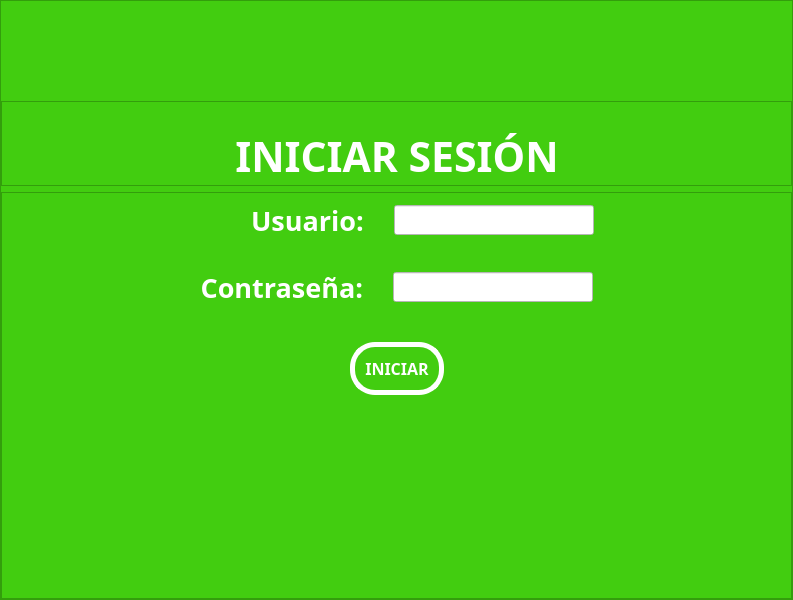
<?xml version="1.0" encoding="UTF-8"?>
<ui version="4.0">
 <class>MainWindow</class>
 <widget class="QMainWindow" name="MainWindow">
  <property name="geometry">
   <rect>
    <x>0</x>
    <y>0</y>
    <width>793</width>
    <height>600</height>
   </rect>
  </property>
  <property name="windowTitle">
   <string>MainWindow</string>
  </property>
  <widget class="QWidget" name="centralwidget">
   <layout class="QHBoxLayout" name="horizontalLayout">
    <property name="leftMargin">
     <number>0</number>
    </property>
    <property name="topMargin">
     <number>0</number>
    </property>
    <property name="rightMargin">
     <number>0</number>
    </property>
    <property name="bottomMargin">
     <number>0</number>
    </property>
    <item>
     <widget class="QFrame" name="frame_principal">
      <property name="styleSheet">
       <string notr="true">background-color: #42cd10;</string>
      </property>
      <property name="frameShape">
       <enum>QFrame::StyledPanel</enum>
      </property>
      <property name="frameShadow">
       <enum>QFrame::Raised</enum>
      </property>
      <layout class="QHBoxLayout" name="horizontalLayout_2">
       <property name="leftMargin">
        <number>0</number>
       </property>
       <property name="topMargin">
        <number>0</number>
       </property>
       <property name="rightMargin">
        <number>0</number>
       </property>
       <property name="bottomMargin">
        <number>0</number>
       </property>
       <item>
        <layout class="QVBoxLayout" name="verticalLayout" stretch="0,1,9">
         <item>
          <spacer name="verticalSpacer_4">
           <property name="orientation">
            <enum>Qt::Vertical</enum>
           </property>
           <property name="sizeHint" stdset="0">
            <size>
             <width>20</width>
             <height>100</height>
            </size>
           </property>
          </spacer>
         </item>
         <item>
          <widget class="QFrame" name="frame">
           <property name="frameShape">
            <enum>QFrame::StyledPanel</enum>
           </property>
           <property name="frameShadow">
            <enum>QFrame::Raised</enum>
           </property>
           <layout class="QHBoxLayout" name="horizontalLayout_5">
            <property name="leftMargin">
             <number>0</number>
            </property>
            <property name="topMargin">
             <number>0</number>
            </property>
            <property name="rightMargin">
             <number>0</number>
            </property>
            <property name="bottomMargin">
             <number>0</number>
            </property>
            <item>
             <layout class="QVBoxLayout" name="verticalLayout_2">
              <item>
               <layout class="QHBoxLayout" name="horizontalLayout_3">
                <item>
                 <spacer name="horizontalSpacer">
                  <property name="orientation">
                   <enum>Qt::Horizontal</enum>
                  </property>
                  <property name="sizeHint" stdset="0">
                   <size>
                    <width>40</width>
                    <height>20</height>
                   </size>
                  </property>
                 </spacer>
                </item>
                <item>
                 <widget class="QLabel" name="label">
                  <property name="minimumSize">
                   <size>
                    <width>20</width>
                    <height>0</height>
                   </size>
                  </property>
                  <property name="maximumSize">
                   <size>
                    <width>200</width>
                    <height>16777215</height>
                   </size>
                  </property>
                  <property name="text">
                   <string/>
                  </property>
                  <property name="pixmap">
                   <pixmap>../../Downloads/images-removebg-preview.png</pixmap>
                  </property>
                  <property name="alignment">
                   <set>Qt::AlignCenter</set>
                  </property>
                 </widget>
                </item>
                <item>
                 <spacer name="horizontalSpacer_2">
                  <property name="orientation">
                   <enum>Qt::Horizontal</enum>
                  </property>
                  <property name="sizeType">
                   <enum>QSizePolicy::MinimumExpanding</enum>
                  </property>
                  <property name="sizeHint" stdset="0">
                   <size>
                    <width>40</width>
                    <height>20</height>
                   </size>
                  </property>
                 </spacer>
                </item>
               </layout>
              </item>
              <item>
               <layout class="QHBoxLayout" name="horizontalLayout_4">
                <item>
                 <spacer name="horizontalSpacer_3">
                  <property name="orientation">
                   <enum>Qt::Horizontal</enum>
                  </property>
                  <property name="sizeHint" stdset="0">
                   <size>
                    <width>40</width>
                    <height>20</height>
                   </size>
                  </property>
                 </spacer>
                </item>
                <item>
                 <widget class="QLabel" name="label_2">
                  <property name="font">
                   <font>
                    <family>Arial Black</family>
                    <pointsize>31</pointsize>
                    <weight>75</weight>
                    <bold>true</bold>
                   </font>
                  </property>
                  <property name="styleSheet">
                   <string notr="true">color: #FFFFFF; </string>
                  </property>
                  <property name="text">
                   <string>INICIAR SESIÓN</string>
                  </property>
                  <property name="alignment">
                   <set>Qt::AlignCenter</set>
                  </property>
                 </widget>
                </item>
                <item>
                 <spacer name="horizontalSpacer_4">
                  <property name="orientation">
                   <enum>Qt::Horizontal</enum>
                  </property>
                  <property name="sizeType">
                   <enum>QSizePolicy::MinimumExpanding</enum>
                  </property>
                  <property name="sizeHint" stdset="0">
                   <size>
                    <width>30</width>
                    <height>20</height>
                   </size>
                  </property>
                 </spacer>
                </item>
               </layout>
              </item>
             </layout>
            </item>
           </layout>
          </widget>
         </item>
         <item>
          <widget class="QFrame" name="frame_2">
           <property name="frameShape">
            <enum>QFrame::StyledPanel</enum>
           </property>
           <property name="frameShadow">
            <enum>QFrame::Raised</enum>
           </property>
           <layout class="QVBoxLayout" name="verticalLayout_7">
            <item>
             <layout class="QVBoxLayout" name="verticalLayout_6" stretch="4,6">
              <item>
               <layout class="QVBoxLayout" name="verticalLayout_4">
                <item>
                 <layout class="QHBoxLayout" name="horizontalLayout_8">
                  <property name="spacing">
                   <number>0</number>
                  </property>
                  <item>
                   <layout class="QVBoxLayout" name="verticalLayout_3">
                    <property name="spacing">
                     <number>30</number>
                    </property>
                    <item>
                     <layout class="QHBoxLayout" name="horizontalLayout_6">
                      <item>
                       <spacer name="horizontalSpacer_5">
                        <property name="orientation">
                         <enum>Qt::Horizontal</enum>
                        </property>
                        <property name="sizeType">
                         <enum>QSizePolicy::MinimumExpanding</enum>
                        </property>
                        <property name="sizeHint" stdset="0">
                         <size>
                          <width>240</width>
                          <height>20</height>
                         </size>
                        </property>
                       </spacer>
                      </item>
                      <item>
                       <widget class="QLabel" name="label_3">
                        <property name="maximumSize">
                         <size>
                          <width>120</width>
                          <height>16777215</height>
                         </size>
                        </property>
                        <property name="font">
                         <font>
                          <family>Arial Black</family>
                          <pointsize>20</pointsize>
                          <weight>75</weight>
                          <bold>true</bold>
                         </font>
                        </property>
                        <property name="styleSheet">
                         <string notr="true">color: #FFFFFF; </string>
                        </property>
                        <property name="text">
                         <string>Usuario:</string>
                        </property>
                       </widget>
                      </item>
                      <item>
                       <widget class="QLineEdit" name="lineEdit">
                        <property name="enabled">
                         <bool>true</bool>
                        </property>
                        <property name="minimumSize">
                         <size>
                          <width>200</width>
                          <height>30</height>
                         </size>
                        </property>
                        <property name="maximumSize">
                         <size>
                          <width>250</width>
                          <height>16777215</height>
                         </size>
                        </property>
                        <property name="styleSheet">
                         <string notr="true">background-color: #FFFFFF;</string>
                        </property>
                       </widget>
                      </item>
                      <item>
                       <spacer name="horizontalSpacer_7">
                        <property name="orientation">
                         <enum>Qt::Horizontal</enum>
                        </property>
                        <property name="sizeType">
                         <enum>QSizePolicy::Expanding</enum>
                        </property>
                        <property name="sizeHint" stdset="0">
                         <size>
                          <width>180</width>
                          <height>20</height>
                         </size>
                        </property>
                       </spacer>
                      </item>
                     </layout>
                    </item>
                    <item>
                     <layout class="QHBoxLayout" name="horizontalLayout_7">
                      <item>
                       <spacer name="horizontalSpacer_6">
                        <property name="orientation">
                         <enum>Qt::Horizontal</enum>
                        </property>
                        <property name="sizeHint" stdset="0">
                         <size>
                          <width>40</width>
                          <height>20</height>
                         </size>
                        </property>
                       </spacer>
                      </item>
                      <item>
                       <widget class="QLabel" name="label_4">
                        <property name="minimumSize">
                         <size>
                          <width>50</width>
                          <height>0</height>
                         </size>
                        </property>
                        <property name="maximumSize">
                         <size>
                          <width>180</width>
                          <height>16777215</height>
                         </size>
                        </property>
                        <property name="font">
                         <font>
                          <family>Arial Black</family>
                          <pointsize>20</pointsize>
                          <weight>75</weight>
                          <bold>true</bold>
                         </font>
                        </property>
                        <property name="styleSheet">
                         <string notr="true">color: #FFFFFF; </string>
                        </property>
                        <property name="text">
                         <string>Contraseña:</string>
                        </property>
                        <property name="alignment">
                         <set>Qt::AlignRight|Qt::AlignTrailing|Qt::AlignVCenter</set>
                        </property>
                       </widget>
                      </item>
                      <item>
                       <widget class="QLineEdit" name="lineEdit_2">
                        <property name="minimumSize">
                         <size>
                          <width>200</width>
                          <height>30</height>
                         </size>
                        </property>
                        <property name="maximumSize">
                         <size>
                          <width>250</width>
                          <height>16777215</height>
                         </size>
                        </property>
                        <property name="styleSheet">
                         <string notr="true">background-color: #FFFFFF;</string>
                        </property>
                       </widget>
                      </item>
                      <item>
                       <spacer name="horizontalSpacer_8">
                        <property name="orientation">
                         <enum>Qt::Horizontal</enum>
                        </property>
                        <property name="sizeHint" stdset="0">
                         <size>
                          <width>40</width>
                          <height>20</height>
                         </size>
                        </property>
                       </spacer>
                      </item>
                     </layout>
                    </item>
                   </layout>
                  </item>
                 </layout>
                </item>
               </layout>
              </item>
              <item>
               <layout class="QVBoxLayout" name="verticalLayout_5" stretch="0,2,2">
                <item>
                 <spacer name="verticalSpacer_2">
                  <property name="orientation">
                   <enum>Qt::Vertical</enum>
                  </property>
                  <property name="sizeHint" stdset="0">
                   <size>
                    <width>20</width>
                    <height>30</height>
                   </size>
                  </property>
                 </spacer>
                </item>
                <item>
                 <layout class="QHBoxLayout" name="horizontalLayout_9">
                  <item>
                   <spacer name="horizontalSpacer_9">
                    <property name="orientation">
                     <enum>Qt::Horizontal</enum>
                    </property>
                    <property name="sizeHint" stdset="0">
                     <size>
                      <width>40</width>
                      <height>20</height>
                     </size>
                    </property>
                   </spacer>
                  </item>
                  <item>
                   <widget class="QPushButton" name="pushButton">
                    <property name="font">
                     <font>
                      <family>Arial Black</family>
                      <pointsize>12</pointsize>
                      <weight>75</weight>
                      <bold>true</bold>
                     </font>
                    </property>
                    <property name="styleSheet">
                     <string notr="true">border-radius: 25px;
color: #FFFFFF;
border: 5px solid #FFFFFF; 
padding: 10px;</string>
                    </property>
                    <property name="text">
                     <string>INICIAR</string>
                    </property>
                   </widget>
                  </item>
                  <item>
                   <spacer name="horizontalSpacer_10">
                    <property name="orientation">
                     <enum>Qt::Horizontal</enum>
                    </property>
                    <property name="sizeHint" stdset="0">
                     <size>
                      <width>40</width>
                      <height>20</height>
                     </size>
                    </property>
                   </spacer>
                  </item>
                 </layout>
                </item>
                <item>
                 <spacer name="verticalSpacer_3">
                  <property name="orientation">
                   <enum>Qt::Vertical</enum>
                  </property>
                  <property name="sizeHint" stdset="0">
                   <size>
                    <width>20</width>
                    <height>40</height>
                   </size>
                  </property>
                 </spacer>
                </item>
               </layout>
              </item>
             </layout>
            </item>
           </layout>
          </widget>
         </item>
        </layout>
       </item>
      </layout>
     </widget>
    </item>
   </layout>
  </widget>
 </widget>
 <resources/>
 <connections/>
</ui>
